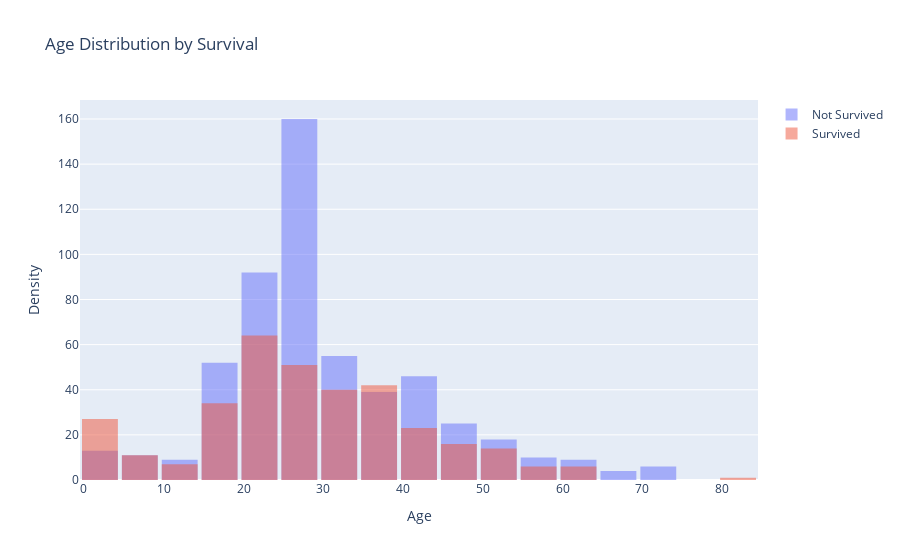

Notebook code cell kept with this figure:
### Code cell
import plotly.express as px
import plotly.graph_objects as go


fig = go.Figure()

fig.add_trace(go.Histogram(x=df[df['Survived']==0]['Age'], name='Not Survived', opacity=0.5))
fig.add_trace(go.Histogram(x=df[df['Survived']==1]['Age'], name='Survived', opacity=0.5))

fig.update_layout(
    title='Age Distribution by Survival',
    xaxis_title='Age',
    yaxis_title='Density',
    barmode='overlay',  
    bargap=0.1, 
)

fig.show()

### Figure 1 — Plotly figure (JSON) as saved in the notebook; plotly's stock layout.template omitted (floating-point values rounded to 4 significant figures; data arrays with more than 128 entries replaced by an {"elided": "..."} marker saying what was removed)
{"data": [{"name": "Not Survived", "opacity": 0.5, "type": "histogram", "x": {"elided": "549 int values"}}, {"name": "Survived", "opacity": 0.5, "type": "histogram", "x": {"elided": "342 int values"}}], "layout": {"bargap": 0.1, "barmode": "overlay", "title": {"text": "Age Distribution by Survival"}, "xaxis": {"title": {"text": "Age"}}, "yaxis": {"title": {"text": "Density"}}}}
